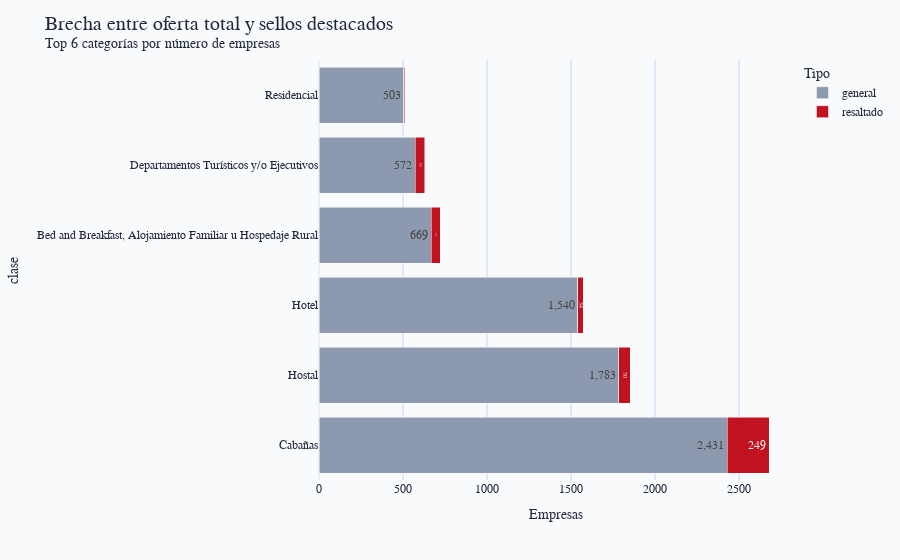

The notebook cell saved with this chart:
### Code cell
stack_general = top_volume["general"].fillna(0).round(0).astype(int).tolist()
stack_resaltado = top_volume["resaltado"].fillna(0).round(0).astype(int).tolist()

### Figure 1 — Plotly figure (JSON) as saved in the notebook; plotly's stock layout.template omitted (floating-point values rounded to 4 significant figures)
{"data": [{"hovertemplate": "tipo=general<br>empresas=%{x}<br>clase=%{y}<br>text=%{text}<extra></extra>", "legendgroup": "general", "marker": {"color": "#8d99ae", "pattern": {"shape": ""}}, "name": "general", "orientation": "h", "showlegend": true, "text": ["2,431", "1,783", "1,540", "669", "572", "503"], "textposition": "inside", "type": "bar", "x": [2431, 1783, 1540, 669, 572, 503], "xaxis": "x", "y": ["Cabañas", "Hostal", "Hotel", "Bed and Breakfast, Alojamiento Familiar u Hospedaje Rural", "Departamentos Turísticos y/o Ejecutivos", "Residencial"], "yaxis": "y"}, {"hovertemplate": "tipo=resaltado<br>empresas=%{x}<br>clase=%{y}<br>text=%{text}<extra></extra>", "legendgroup": "resaltado", "marker": {"color": "#c1121f", "pattern": {"shape": ""}}, "name": "resaltado", "orientation": "h", "showlegend": true, "text": ["249", "70", "34", "53", "57", "7"], "textposition": "inside", "type": "bar", "x": [249, 70, 34, 53, 57, 7], "xaxis": "x", "y": ["Cabañas", "Hostal", "Hotel", "Bed and Breakfast, Alojamiento Familiar u Hospedaje Rural", "Departamentos Turísticos y/o Ejecutivos", "Residencial"], "yaxis": "y"}], "layout": {"barmode": "stack", "font": {"color": "#1e293b", "family": "Georgia, serif"}, "legend": {"font": {"family": "Georgia, serif"}, "title": {"text": "Tipo"}, "tracegroupgap": 0}, "margin": {"t": 60}, "paper_bgcolor": "#f8fafc", "plot_bgcolor": "#f8fafc", "title": {"font": {"color": "#1e293b", "family": "Georgia, serif", "size": 20}, "text": "Brecha entre oferta total y sellos destacados<br><sup>Top 6 categorías por número de empresas</sup>"}, "xaxis": {"anchor": "y", "domain": [0, 1], "gridcolor": "#cbd5f5", "showgrid": true, "tickfont": {"family": "Georgia, serif"}, "title": {"font": {"family": "Georgia, serif"}, "text": "Empresas"}}, "yaxis": {"anchor": "x", "domain": [0, 1], "showgrid": false, "tickfont": {"family": "Georgia, serif"}, "title": {"font": {"family": "Georgia, serif"}, "text": "clase"}}}}
